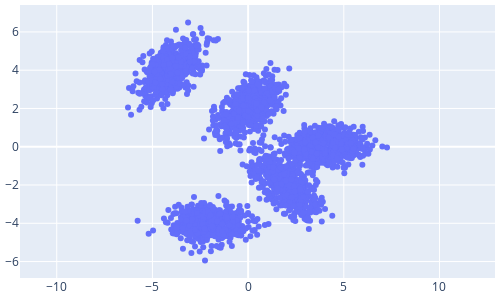

Notebook code for this chart:
### Code cell
fig = go.Figure()
fig.add_trace(go.Scatter(x=samples[:, 0], y=samples[:, 1], mode="markers"))
fig.update_layout(margin={"t":5, "r":5, "l":5, "b":5}, width=500, height=300)
fig.update_yaxes(scaleanchor="x", scaleratio=1)

### Figure 1 — Plotly figure (JSON) as saved in the notebook; plotly's stock layout.template omitted (floating-point values rounded to 4 significant figures; data arrays with more than 128 entries replaced by an {"elided": "..."} marker saying what was removed)
{"data": [{"mode": "markers", "type": "scatter", "x": {"elided": "3000 float values"}, "y": {"elided": "3000 float values"}}], "layout": {"height": 300, "margin": {"b": 5, "l": 5, "r": 5, "t": 5}, "width": 500, "yaxis": {"scaleanchor": "x", "scaleratio": 1}}}
